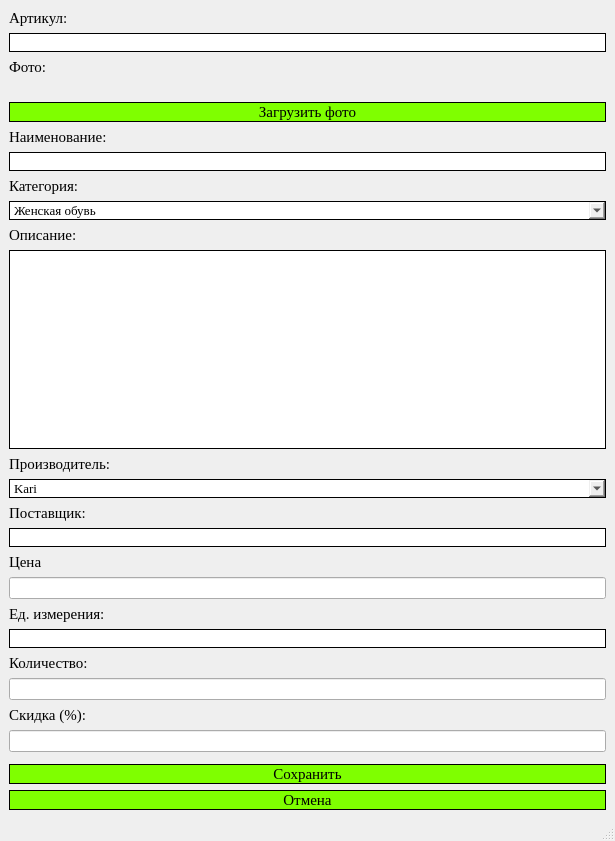
<?xml version="1.0" encoding="UTF-8"?>
<ui version="4.0">
 <class>mainWindow</class>
 <widget class="QMainWindow" name="mainWindow">
  <property name="geometry">
   <rect>
    <x>0</x>
    <y>0</y>
    <width>615</width>
    <height>841</height>
   </rect>
  </property>
  <property name="windowTitle">
   <string>MainWindow</string>
  </property>
  <widget class="QWidget" name="centralwidget">
   <layout class="QGridLayout" name="gridLayout">
    <item row="2" column="0">
     <widget class="QLabel" name="label">
      <property name="font">
       <font>
        <family>Times New Roman</family>
        <pointsize>11</pointsize>
       </font>
      </property>
      <property name="text">
       <string>Фото:</string>
      </property>
     </widget>
    </item>
    <item row="6" column="0">
     <widget class="QLineEdit" name="name_input">
      <property name="font">
       <font>
        <family>Times New Roman</family>
        <pointsize>10</pointsize>
       </font>
      </property>
      <property name="styleSheet">
       <string notr="true">#name_input {
    border: 1px solid black;
}

#name_input:focus {
    border-color: #00FA9A;
}</string>
      </property>
      <property name="placeholderText">
       <string/>
      </property>
     </widget>
    </item>
    <item row="11" column="0">
     <widget class="QLabel" name="label_7">
      <property name="font">
       <font>
        <family>Times New Roman</family>
        <pointsize>11</pointsize>
       </font>
      </property>
      <property name="text">
       <string>Производитель:</string>
      </property>
     </widget>
    </item>
    <item row="4" column="0">
     <widget class="QPushButton" name="download_photo">
      <property name="minimumSize">
       <size>
        <width>0</width>
        <height>20</height>
       </size>
      </property>
      <property name="font">
       <font>
        <family>Times New Roman</family>
        <pointsize>11</pointsize>
       </font>
      </property>
      <property name="styleSheet">
       <string notr="true">#download_photo {
    background-color: #7FFF00;
    border: 1px solid black;
}

#download_photo:hover {
    background-color: #00FA9A;
}</string>
      </property>
      <property name="text">
       <string>Загрузить фото</string>
      </property>
     </widget>
    </item>
    <item row="0" column="0">
     <widget class="QLabel" name="label_2">
      <property name="font">
       <font>
        <family>Times New Roman</family>
        <pointsize>11</pointsize>
       </font>
      </property>
      <property name="text">
       <string>Артикул:</string>
      </property>
     </widget>
    </item>
    <item row="21" column="0">
     <widget class="QLabel" name="label_12">
      <property name="font">
       <font>
        <family>Times New Roman</family>
        <pointsize>11</pointsize>
       </font>
      </property>
      <property name="text">
       <string>Скидка (%):</string>
      </property>
     </widget>
    </item>
    <item row="20" column="0">
     <widget class="QLineEdit" name="quantity_input"/>
    </item>
    <item row="5" column="0">
     <widget class="QLabel" name="label_4">
      <property name="font">
       <font>
        <family>Times New Roman</family>
        <pointsize>11</pointsize>
       </font>
      </property>
      <property name="text">
       <string>Наименование:</string>
      </property>
     </widget>
    </item>
    <item row="16" column="0">
     <widget class="QLineEdit" name="price_input"/>
    </item>
    <item row="7" column="0">
     <widget class="QLabel" name="label_5">
      <property name="font">
       <font>
        <family>Times New Roman</family>
        <pointsize>11</pointsize>
       </font>
      </property>
      <property name="text">
       <string>Категория:</string>
      </property>
     </widget>
    </item>
    <item row="8" column="0">
     <widget class="QComboBox" name="category_input">
      <property name="font">
       <font>
        <family>Times New Roman</family>
        <pointsize>10</pointsize>
       </font>
      </property>
      <property name="styleSheet">
       <string notr="true">#category_input {
    border: 1px solid black;
}

#category_input:hover {
    border-color: #00FA9A;
}</string>
      </property>
      <item>
       <property name="text">
        <string>Женская обувь</string>
       </property>
      </item>
      <item>
       <property name="text">
        <string>Мужская обувь</string>
       </property>
      </item>
     </widget>
    </item>
    <item row="15" column="0">
     <widget class="QLabel" name="label_9">
      <property name="font">
       <font>
        <family>Times New Roman</family>
        <pointsize>11</pointsize>
       </font>
      </property>
      <property name="text">
       <string>Цена</string>
      </property>
     </widget>
    </item>
    <item row="18" column="0">
     <widget class="QLineEdit" name="metric_input">
      <property name="font">
       <font>
        <family>Times New Roman</family>
        <pointsize>10</pointsize>
       </font>
      </property>
      <property name="styleSheet">
       <string notr="true">#metric_input {
    border: 1px solid black;
}

#metric_input:focus {
    border-color: #00FA9A;
}</string>
      </property>
     </widget>
    </item>
    <item row="1" column="0">
     <widget class="QLineEdit" name="articul_input">
      <property name="font">
       <font>
        <family>Times New Roman</family>
        <pointsize>10</pointsize>
       </font>
      </property>
      <property name="styleSheet">
       <string notr="true">#articul_input {
    border: 1px solid black;
}

#articul_input:focus {
    border-color: #00FA9A;
}</string>
      </property>
      <property name="readOnly">
       <bool>false</bool>
      </property>
     </widget>
    </item>
    <item row="12" column="0">
     <widget class="QComboBox" name="maker_input">
      <property name="font">
       <font>
        <family>Times New Roman</family>
        <pointsize>10</pointsize>
       </font>
      </property>
      <property name="styleSheet">
       <string notr="true">#maker_input {
    border: 1px solid black;
}

#maker_input:hover {
    border-color: #00FA9A;
}</string>
      </property>
      <item>
       <property name="text">
        <string>Kari</string>
       </property>
      </item>
      <item>
       <property name="text">
        <string>Marco Tozzi</string>
       </property>
      </item>
      <item>
       <property name="text">
        <string>Рос</string>
       </property>
      </item>
      <item>
       <property name="text">
        <string>Rieker</string>
       </property>
      </item>
      <item>
       <property name="text">
        <string>Alessio Nesca</string>
       </property>
      </item>
      <item>
       <property name="text">
        <string>CROSBY</string>
       </property>
      </item>
      <item>
       <property name="text">
        <string>New Item</string>
       </property>
      </item>
     </widget>
    </item>
    <item row="13" column="0">
     <widget class="QLabel" name="label_8">
      <property name="font">
       <font>
        <family>Times New Roman</family>
        <pointsize>11</pointsize>
       </font>
      </property>
      <property name="text">
       <string>Поставщик:</string>
      </property>
     </widget>
    </item>
    <item row="25" column="0">
     <widget class="QPushButton" name="cancel_button">
      <property name="minimumSize">
       <size>
        <width>0</width>
        <height>20</height>
       </size>
      </property>
      <property name="font">
       <font>
        <family>Times New Roman</family>
        <pointsize>11</pointsize>
       </font>
      </property>
      <property name="styleSheet">
       <string notr="true">#cancel_button {
    background-color: #7FFF00;
    border: 1px solid black;
}

#cancel_button:hover {
    background-color: #00FA9A;
}</string>
      </property>
      <property name="text">
       <string>Отмена</string>
      </property>
     </widget>
    </item>
    <item row="24" column="0">
     <widget class="QPushButton" name="save_button">
      <property name="minimumSize">
       <size>
        <width>0</width>
        <height>20</height>
       </size>
      </property>
      <property name="font">
       <font>
        <family>Times New Roman</family>
        <pointsize>11</pointsize>
       </font>
      </property>
      <property name="styleSheet">
       <string notr="true">#save_button {
    background-color: #7FFF00;
    border: 1px solid black;
}

#save_button:hover {
    background-color: #00FA9A;
}</string>
      </property>
      <property name="text">
       <string>Сохранить</string>
      </property>
     </widget>
    </item>
    <item row="10" column="0">
     <widget class="QTextEdit" name="description_input">
      <property name="font">
       <font>
        <family>Times New Roman</family>
        <pointsize>10</pointsize>
       </font>
      </property>
      <property name="styleSheet">
       <string notr="true">#description_input {
    border: 1px solid black;
}

#description_input:focus {
    border-color: #00FA9A;
}</string>
      </property>
     </widget>
    </item>
    <item row="23" column="0">
     <widget class="QWidget" name="widget" native="true"/>
    </item>
    <item row="9" column="0">
     <widget class="QLabel" name="label_6">
      <property name="font">
       <font>
        <family>Times New Roman</family>
        <pointsize>11</pointsize>
       </font>
      </property>
      <property name="text">
       <string>Описание:</string>
      </property>
     </widget>
    </item>
    <item row="14" column="0">
     <widget class="QLineEdit" name="provider_input">
      <property name="font">
       <font>
        <family>Times New Roman</family>
        <pointsize>10</pointsize>
       </font>
      </property>
      <property name="styleSheet">
       <string notr="true">#provider_input {
    border: 1px solid black;
}

#provider_input:focus {
    border-color: #00FA9A;
}</string>
      </property>
     </widget>
    </item>
    <item row="3" column="0">
     <widget class="QLabel" name="photo">
      <property name="maximumSize">
       <size>
        <width>70</width>
        <height>70</height>
       </size>
      </property>
      <property name="text">
       <string/>
      </property>
      <property name="pixmap">
       <pixmap>../../../../Users/nightmare/Downloads/import/picture.png</pixmap>
      </property>
      <property name="scaledContents">
       <bool>true</bool>
      </property>
     </widget>
    </item>
    <item row="19" column="0">
     <widget class="QLabel" name="label_11">
      <property name="font">
       <font>
        <family>Times New Roman</family>
        <pointsize>11</pointsize>
       </font>
      </property>
      <property name="text">
       <string>Количество:</string>
      </property>
     </widget>
    </item>
    <item row="17" column="0">
     <widget class="QLabel" name="label_10">
      <property name="font">
       <font>
        <family>Times New Roman</family>
        <pointsize>11</pointsize>
       </font>
      </property>
      <property name="text">
       <string>Ед. измерения:</string>
      </property>
     </widget>
    </item>
    <item row="22" column="0">
     <widget class="QLineEdit" name="discount_input"/>
    </item>
   </layout>
  </widget>
  <widget class="QMenuBar" name="menubar">
   <property name="geometry">
    <rect>
     <x>0</x>
     <y>0</y>
     <width>615</width>
     <height>26</height>
    </rect>
   </property>
  </widget>
  <widget class="QStatusBar" name="statusbar"/>
 </widget>
 <resources/>
 <connections/>
</ui>
